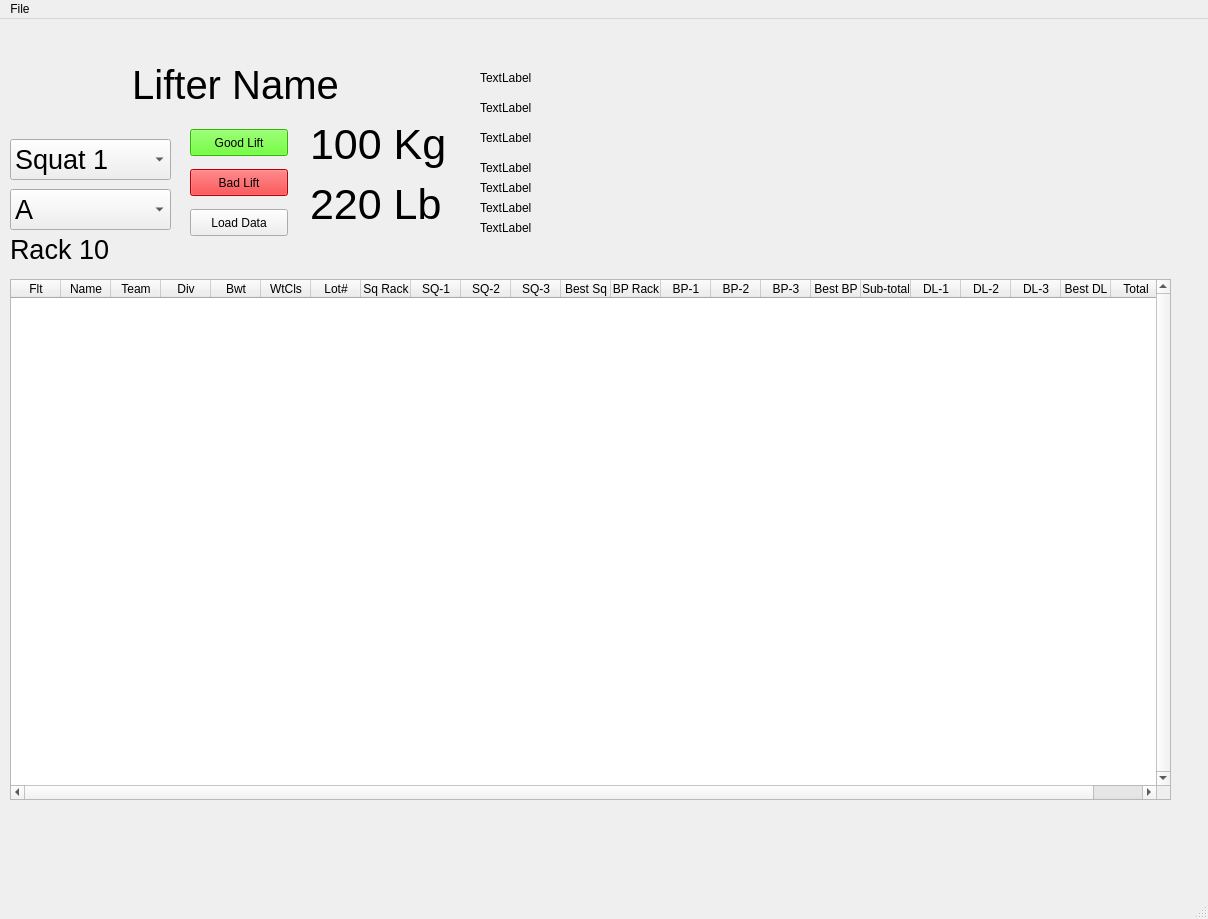
<?xml version="1.0" encoding="UTF-8"?>
<ui version="4.0">
 <class>MainWindow</class>
 <widget class="QMainWindow" name="MainWindow">
  <property name="geometry">
   <rect>
    <x>0</x>
    <y>0</y>
    <width>1208</width>
    <height>919</height>
   </rect>
  </property>
  <property name="windowTitle">
   <string>MainWindow</string>
  </property>
  <widget class="QWidget" name="centralwidget">
   <widget class="QTableWidget" name="tableWidget">
    <property name="geometry">
     <rect>
      <x>10</x>
      <y>260</y>
      <width>1161</width>
      <height>521</height>
     </rect>
    </property>
    <property name="verticalScrollBarPolicy">
     <enum>Qt::ScrollBarAlwaysOn</enum>
    </property>
    <property name="horizontalScrollBarPolicy">
     <enum>Qt::ScrollBarAlwaysOn</enum>
    </property>
    <property name="selectionMode">
     <enum>QAbstractItemView::SingleSelection</enum>
    </property>
    <property name="iconSize">
     <size>
      <width>0</width>
      <height>0</height>
     </size>
    </property>
    <attribute name="horizontalHeaderCascadingSectionResizes">
     <bool>false</bool>
    </attribute>
    <attribute name="horizontalHeaderDefaultSectionSize">
     <number>50</number>
    </attribute>
    <attribute name="horizontalHeaderMinimumSectionSize">
     <number>25</number>
    </attribute>
    <attribute name="horizontalHeaderStretchLastSection">
     <bool>false</bool>
    </attribute>
    <attribute name="verticalHeaderVisible">
     <bool>true</bool>
    </attribute>
    <attribute name="verticalHeaderDefaultSectionSize">
     <number>25</number>
    </attribute>
    <attribute name="verticalHeaderHighlightSections">
     <bool>true</bool>
    </attribute>
    <attribute name="verticalHeaderMinimumSectionSize">
     <number>25</number>
    </attribute>
    <column>
     <property name="text">
      <string>Flt</string>
     </property>
    </column>
    <column>
     <property name="text">
      <string>Name</string>
     </property>
    </column>
    <column>
     <property name="text">
      <string>Team</string>
     </property>
    </column>
    <column>
     <property name="text">
      <string>Div</string>
     </property>
    </column>
    <column>
     <property name="text">
      <string>Bwt</string>
     </property>
    </column>
    <column>
     <property name="text">
      <string>WtCls</string>
     </property>
    </column>
    <column>
     <property name="text">
      <string>Lot#</string>
     </property>
    </column>
    <column>
     <property name="text">
      <string>Sq Rack</string>
     </property>
    </column>
    <column>
     <property name="text">
      <string>SQ-1</string>
     </property>
    </column>
    <column>
     <property name="text">
      <string>SQ-2</string>
     </property>
    </column>
    <column>
     <property name="text">
      <string>SQ-3</string>
     </property>
    </column>
    <column>
     <property name="text">
      <string>Best Sq</string>
     </property>
    </column>
    <column>
     <property name="text">
      <string>BP Rack</string>
     </property>
    </column>
    <column>
     <property name="text">
      <string>BP-1</string>
     </property>
    </column>
    <column>
     <property name="text">
      <string>BP-2</string>
     </property>
    </column>
    <column>
     <property name="text">
      <string>BP-3</string>
     </property>
    </column>
    <column>
     <property name="text">
      <string>Best BP</string>
     </property>
    </column>
    <column>
     <property name="text">
      <string>Sub-total</string>
     </property>
    </column>
    <column>
     <property name="text">
      <string>DL-1</string>
     </property>
    </column>
    <column>
     <property name="text">
      <string>DL-2</string>
     </property>
    </column>
    <column>
     <property name="text">
      <string>DL-3</string>
     </property>
    </column>
    <column>
     <property name="text">
      <string>Best DL</string>
     </property>
    </column>
    <column>
     <property name="text">
      <string>Total</string>
     </property>
    </column>
   </widget>
   <widget class="QLabel" name="LifterNameLabel">
    <property name="geometry">
     <rect>
      <x>20</x>
      <y>10</y>
      <width>431</width>
      <height>111</height>
     </rect>
    </property>
    <property name="font">
     <font>
      <pointsize>30</pointsize>
     </font>
    </property>
    <property name="layoutDirection">
     <enum>Qt::LeftToRight</enum>
    </property>
    <property name="text">
     <string>Lifter Name</string>
    </property>
    <property name="scaledContents">
     <bool>false</bool>
    </property>
    <property name="alignment">
     <set>Qt::AlignCenter</set>
    </property>
   </widget>
   <widget class="QComboBox" name="LiftSelected">
    <property name="geometry">
     <rect>
      <x>10</x>
      <y>120</y>
      <width>161</width>
      <height>41</height>
     </rect>
    </property>
    <property name="font">
     <font>
      <pointsize>20</pointsize>
     </font>
    </property>
    <item>
     <property name="text">
      <string>Squat 1</string>
     </property>
    </item>
    <item>
     <property name="text">
      <string>Squat 2</string>
     </property>
    </item>
    <item>
     <property name="text">
      <string>Squat 3</string>
     </property>
    </item>
    <item>
     <property name="text">
      <string>Bench 1</string>
     </property>
    </item>
    <item>
     <property name="text">
      <string>Bench 2</string>
     </property>
    </item>
    <item>
     <property name="text">
      <string>Bench 3</string>
     </property>
    </item>
    <item>
     <property name="text">
      <string>Deadlift 1</string>
     </property>
    </item>
    <item>
     <property name="text">
      <string>Deadlift 2</string>
     </property>
    </item>
    <item>
     <property name="text">
      <string>Deadlift 3</string>
     </property>
    </item>
   </widget>
   <widget class="QLabel" name="RackLabel">
    <property name="geometry">
     <rect>
      <x>10</x>
      <y>220</y>
      <width>121</width>
      <height>21</height>
     </rect>
    </property>
    <property name="font">
     <font>
      <pointsize>20</pointsize>
     </font>
    </property>
    <property name="text">
     <string>Rack 10</string>
    </property>
   </widget>
   <widget class="QLabel" name="Weight_kg">
    <property name="geometry">
     <rect>
      <x>310</x>
      <y>100</y>
      <width>151</width>
      <height>51</height>
     </rect>
    </property>
    <property name="font">
     <font>
      <pointsize>32</pointsize>
     </font>
    </property>
    <property name="text">
     <string>100 Kg</string>
    </property>
   </widget>
   <widget class="QLabel" name="Weight_lb">
    <property name="geometry">
     <rect>
      <x>310</x>
      <y>160</y>
      <width>151</width>
      <height>51</height>
     </rect>
    </property>
    <property name="font">
     <font>
      <pointsize>32</pointsize>
     </font>
    </property>
    <property name="text">
     <string>220 Lb</string>
    </property>
   </widget>
   <widget class="QPushButton" name="LoadDataButton">
    <property name="geometry">
     <rect>
      <x>190</x>
      <y>190</y>
      <width>98</width>
      <height>27</height>
     </rect>
    </property>
    <property name="text">
     <string>Load Data</string>
    </property>
   </widget>
   <widget class="QPushButton" name="GoodButton">
    <property name="geometry">
     <rect>
      <x>190</x>
      <y>110</y>
      <width>98</width>
      <height>27</height>
     </rect>
    </property>
    <property name="styleSheet">
     <string notr="true">background-color: rgb(68, 255, 0);</string>
    </property>
    <property name="text">
     <string>Good Lift</string>
    </property>
   </widget>
   <widget class="QPushButton" name="BadButton">
    <property name="geometry">
     <rect>
      <x>190</x>
      <y>150</y>
      <width>98</width>
      <height>27</height>
     </rect>
    </property>
    <property name="styleSheet">
     <string notr="true">background-color: rgb(255, 0, 4);</string>
    </property>
    <property name="text">
     <string>Bad Lift</string>
    </property>
   </widget>
   <widget class="QComboBox" name="FlightSelected">
    <property name="geometry">
     <rect>
      <x>10</x>
      <y>170</y>
      <width>161</width>
      <height>41</height>
     </rect>
    </property>
    <property name="font">
     <font>
      <pointsize>20</pointsize>
     </font>
    </property>
    <item>
     <property name="text">
      <string>A</string>
     </property>
    </item>
    <item>
     <property name="text">
      <string>B</string>
     </property>
    </item>
    <item>
     <property name="text">
      <string>C</string>
     </property>
    </item>
    <item>
     <property name="text">
      <string>D</string>
     </property>
    </item>
    <item>
     <property name="text">
      <string>E</string>
     </property>
    </item>
    <item>
     <property name="text">
      <string>F</string>
     </property>
    </item>
    <item>
     <property name="text">
      <string>G</string>
     </property>
    </item>
    <item>
     <property name="text">
      <string>H</string>
     </property>
    </item>
    <item>
     <property name="text">
      <string>I</string>
     </property>
    </item>
    <item>
     <property name="text">
      <string>J</string>
     </property>
    </item>
    <item>
     <property name="text">
      <string>K</string>
     </property>
    </item>
    <item>
     <property name="text">
      <string>L</string>
     </property>
    </item>
   </widget>
   <widget class="QLabel" name="kg25">
    <property name="geometry">
     <rect>
      <x>480</x>
      <y>50</y>
      <width>66</width>
      <height>17</height>
     </rect>
    </property>
    <property name="text">
     <string>TextLabel</string>
    </property>
   </widget>
   <widget class="QLabel" name="kg20">
    <property name="geometry">
     <rect>
      <x>480</x>
      <y>80</y>
      <width>66</width>
      <height>17</height>
     </rect>
    </property>
    <property name="text">
     <string>TextLabel</string>
    </property>
   </widget>
   <widget class="QLabel" name="kg15">
    <property name="geometry">
     <rect>
      <x>480</x>
      <y>110</y>
      <width>66</width>
      <height>17</height>
     </rect>
    </property>
    <property name="text">
     <string>TextLabel</string>
    </property>
   </widget>
   <widget class="QLabel" name="kg10">
    <property name="geometry">
     <rect>
      <x>480</x>
      <y>140</y>
      <width>66</width>
      <height>17</height>
     </rect>
    </property>
    <property name="text">
     <string>TextLabel</string>
    </property>
   </widget>
   <widget class="QLabel" name="kg5">
    <property name="geometry">
     <rect>
      <x>480</x>
      <y>160</y>
      <width>66</width>
      <height>17</height>
     </rect>
    </property>
    <property name="text">
     <string>TextLabel</string>
    </property>
   </widget>
   <widget class="QLabel" name="kg2">
    <property name="geometry">
     <rect>
      <x>480</x>
      <y>180</y>
      <width>66</width>
      <height>17</height>
     </rect>
    </property>
    <property name="text">
     <string>TextLabel</string>
    </property>
   </widget>
   <widget class="QLabel" name="kg1">
    <property name="geometry">
     <rect>
      <x>480</x>
      <y>200</y>
      <width>66</width>
      <height>17</height>
     </rect>
    </property>
    <property name="text">
     <string>TextLabel</string>
    </property>
   </widget>
  </widget>
  <widget class="QMenuBar" name="menubar">
   <property name="geometry">
    <rect>
     <x>0</x>
     <y>0</y>
     <width>1208</width>
     <height>25</height>
    </rect>
   </property>
   <widget class="QMenu" name="menuLoad">
    <property name="title">
     <string>File</string>
    </property>
    <addaction name="separator"/>
    <addaction name="actionSave"/>
    <addaction name="actionLoad"/>
   </widget>
   <addaction name="menuLoad"/>
  </widget>
  <widget class="QStatusBar" name="statusbar"/>
  <action name="actionSave">
   <property name="text">
    <string>Save</string>
   </property>
  </action>
  <action name="actionLoad">
   <property name="text">
    <string>Load</string>
   </property>
  </action>
 </widget>
 <resources/>
 <connections/>
</ui>
